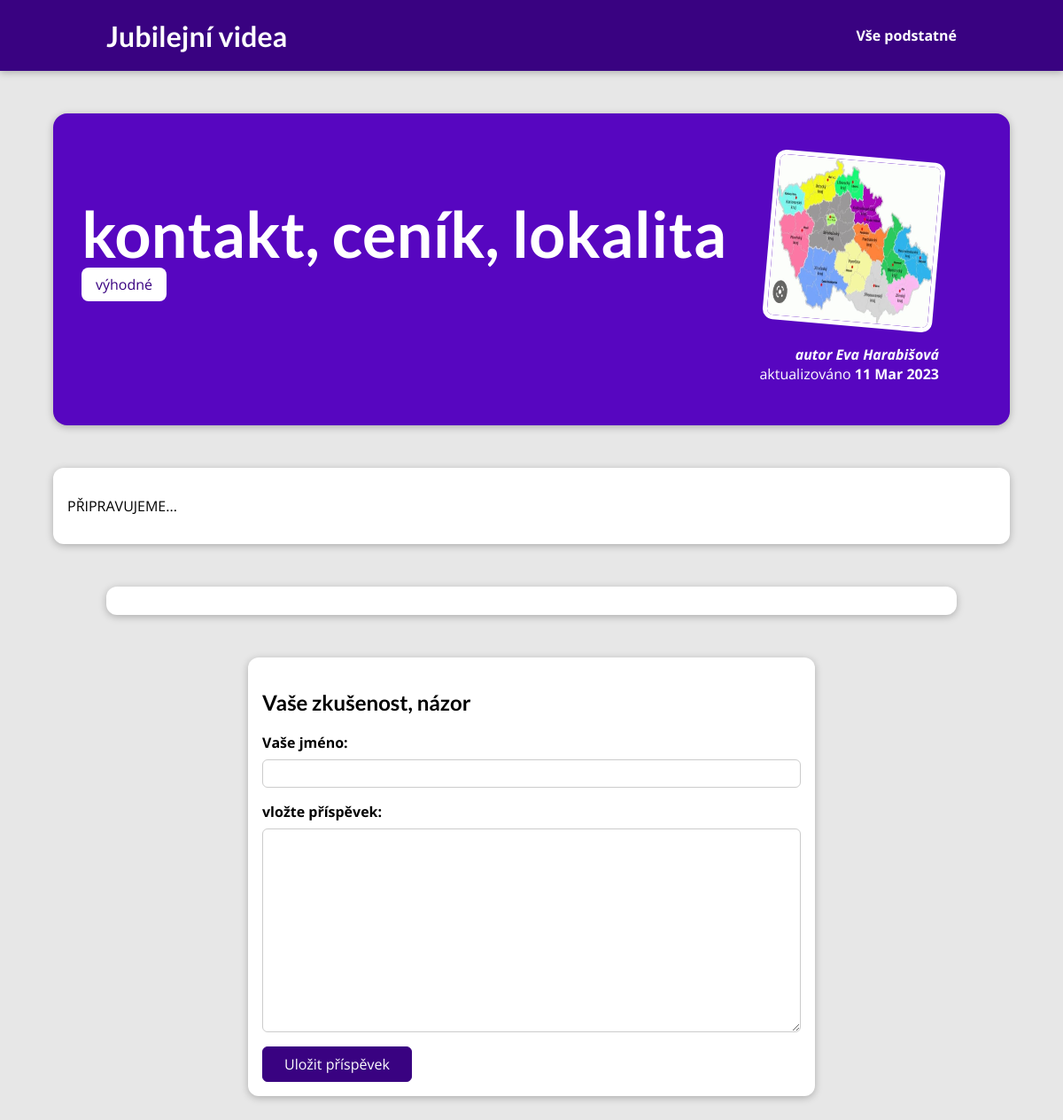
The app's page /posts/kontakt-cenik-lokalita with its own data.
### blog/models.py (models this page shows, shortened)
class Post(models.Model):
    title = models.CharField(max_length=150)
    excerpt = models.CharField(max_length=200)
    image = models.ImageField(upload_to="posts", null=True)
    date = models.DateField(auto_now=True)
    slug = models.SlugField(unique=True)
    content = models.TextField(validators=[MinLengthValidator(10)])
    author = models.ForeignKey(Author, null=True, on_delete=models.SET_NULL, related_name="posts")
    tags = models.ManyToManyField(Tag)

class Tag(models.Model):
    caption = models.CharField(max_length=20)

class Author(models.Model):
    first_name = models.CharField(max_length=100)
    last_name = models.CharField(max_length=100)
    email_address = models.EmailField()
    def full_name(self):
        return f"{self.first_name} { self.last_name }"
    def __str__(self):
        return self.full_name()

### blog/views.py (the view, shortened to what this page needs)
# urls.py: path("posts/<slug:slug>", views.SinglePostView.as_view(), name="post-detail-page")
class SinglePostView(View):
    def get(self, request, slug):
        post = Post.objects.get(slug=slug)
        context = {
            "post": post,
            "post_tags": post.tags.all(),
            "comment_form": CommentForm(),
            "comments": post.comments.all().order_by("-id")[:3]
        }
        return render(request, "blog/post-detail.html", context)

### blog/forms.py
class CommentForm(forms.ModelForm):
    class Meta:
        model = Comment
        exclude = ["post"]
        labels = {
            "user_name": "Vaše jméno",
            "user_email": "Váš email",
            "text": "vložte příspěvek",
            }
        error_messages = {
            "user_name": {
                "required": "pole nemůže být prázdné, prosím vyplňte jméno",
                "max_length": "Vaše jméno je příliš dlouhé, zadejte prosím kratší verzi"
            },
            "text": {
                "required": "pole nemůže být prázdné, prosím vyplňte textové pole",
                "max_length": "Váš komentář je příliš dlouhý, zadejte prosím kratší verzi. Maximálně 400 znaků"
            }
        }

### blog/templates/blog/post-detail.html (shortened to what this page needs)
{% extends 'base.html' %}
{% load static %}
{% block css_styles %}
<link rel="stylesheet" href="{% static "blog/post-detail.css" %}" />
{% endblock css_styles %}
{% block content %}
<section id="summary">
    <h2>{{ post.title }}</h2>
    <div>
        {% for tag in post_tags %}
        <span class="tag">{{ tag.caption }}</span>
        {% endfor %}
    </div>
    <article>
        <img src="{{ post.image.url }}" alt="{{ post.title }}"/>
        <address>autor <a href="mailto:{{ post.author.email_address }}">{{ post.author }}</a></address>
        <div>
            aktualizováno <time>{{ post.date|date:"d M Y" }}</time>
        </div>
    </article>
</section>
<main>
    {{ post.content|linebreaks }}
</main>
<section id="comments">
</section>
<section id="comment-form">
    <h2>Vaše zkušenost, názor</h2>
    <form action="{% url "post-detail-page" post.slug %}" method="POST">
        {% for form_field in comment_form %}
        <div class="form-control {% if form_field.errors %}invalid{% endif %}">
            {{ form_field.label_tag }}
            {{ form_field }}
        </div>
        {% endfor %}
        <button>Uložit příspěvek</button>
    </form>
</section>
{% endblock content %}

### static/app.css (style rules this page uses)
* { box-sizing: border-box; }
html { font-family: 'Open Sans', 'Lato', sans-serif; }
body { margin: 0; }
h1, h2, h3 { font-family: 'Lato', sans-serif; font-weight: bold; }

### blog/static/blog/post-detail.css (style rules this page uses)
body { background-color: #e7e7e7; }
#summary { margin: 8rem auto 3rem auto; padding: 2rem; width: 90%; max-width: 90rem; border-radius: 16px; background-color: #5706c0; position: relative; box-shadow: 0 2px 8px rgba(0, 0, 0, 0.25); height: 22rem; }
#summary h2 { color: white; font-size: 4.5rem; margin-bottom: 0.25rem; }
#summary article { position: absolute; top: 2rem; right: 3rem; padding: 1rem 2rem; border-radius: 12px; text-align: right; color: white; }
#summary article img { width: 12rem; height: 12rem; border-radius: 12px; transform: rotateZ(5deg); border: 5px solid white; margin-bottom: 1rem; }
#summary address { font-weight: bold; }
#summary a { color: white; text-decoration: none; }
#summary time { font-weight: bold; }
main { width: 90%; max-width: 90rem; margin: 3rem auto; background-color: white; padding: 1rem; border-radius: 12px; box-shadow: 0 2px 8px rgba(0, 0, 0, 0.25); }
.tag { background-color: white; color: #390281; padding: 0.5rem 1rem; border-radius: 8px; }
#comment-form { margin: 3rem auto; width: 90%; max-width: 40rem; border-radius: 12px; background-color: white; box-shadow: 0 2px 8px rgba(0, 0, 0, 0.25); padding: 1rem; }
#comment-form button { font: inherit; background-color: #390281; color: white; border: 1px solid #390281; padding: 0.5rem 1.5rem; border-radius: 6px; cursor: pointer; }
.form-control { margin-bottom: 1rem; }
.form-control label { font-weight: bold; margin-bottom: 0.5rem; display: block; }
.form-control input, .form-control textarea { display: block; width: 100%; font: inherit; padding: 0.25rem; border-radius: 6px; border: 1px solid #ccc; }
#comments { margin: 3rem auto; width: 90%; max-width: 60rem; border-radius: 12px; background-color: white; box-shadow: 0 2px 8px rgba(0, 0, 0, 0.25); padding: 1rem 2rem; }

### records on screen
Post: title "kontakt, ceník, lokalita", image (picture), author "Eva Harabišová", date "11 Mar 2023", content "PŘIPRAVUJEME..."
Tag: caption "výhodné"
